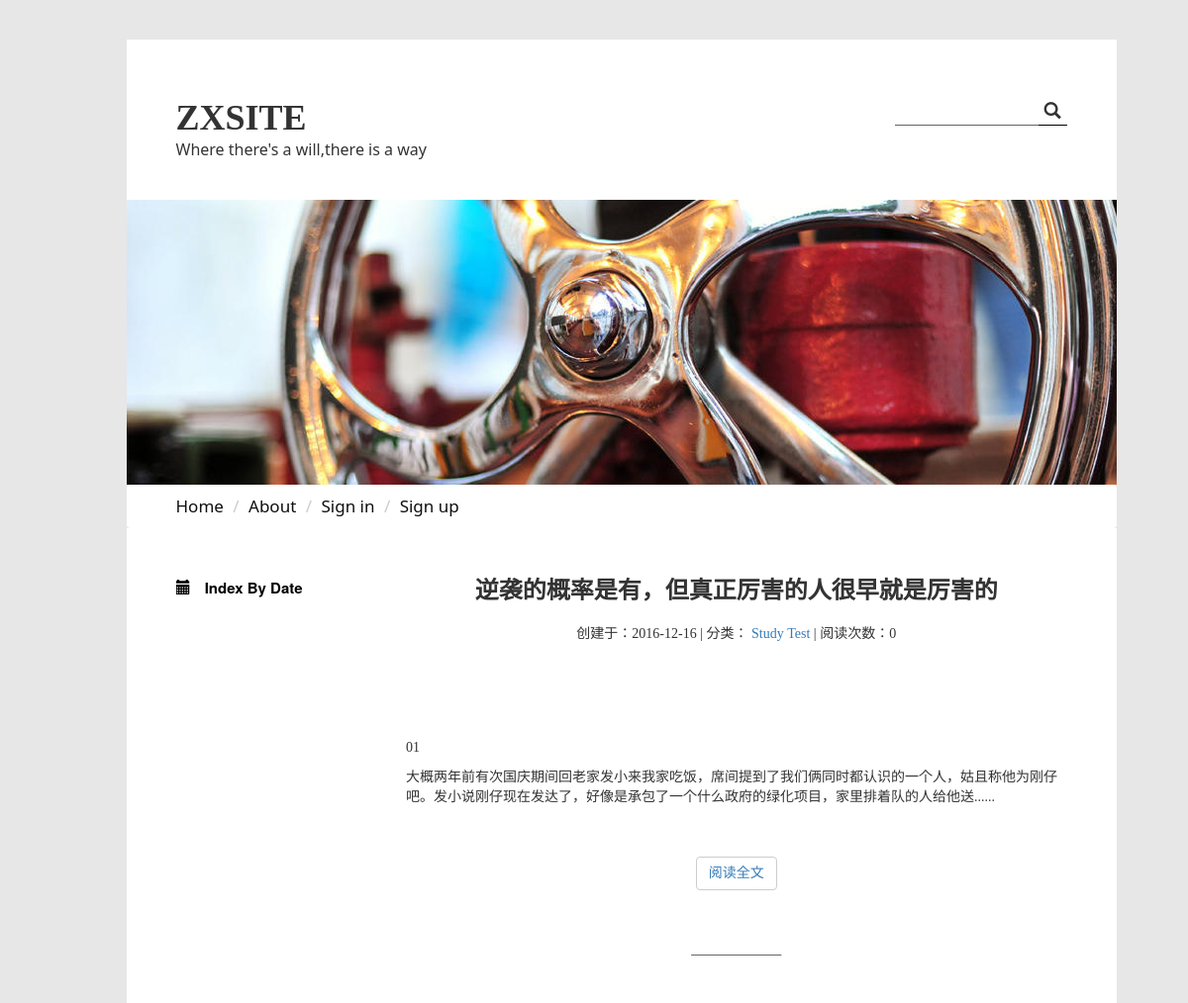
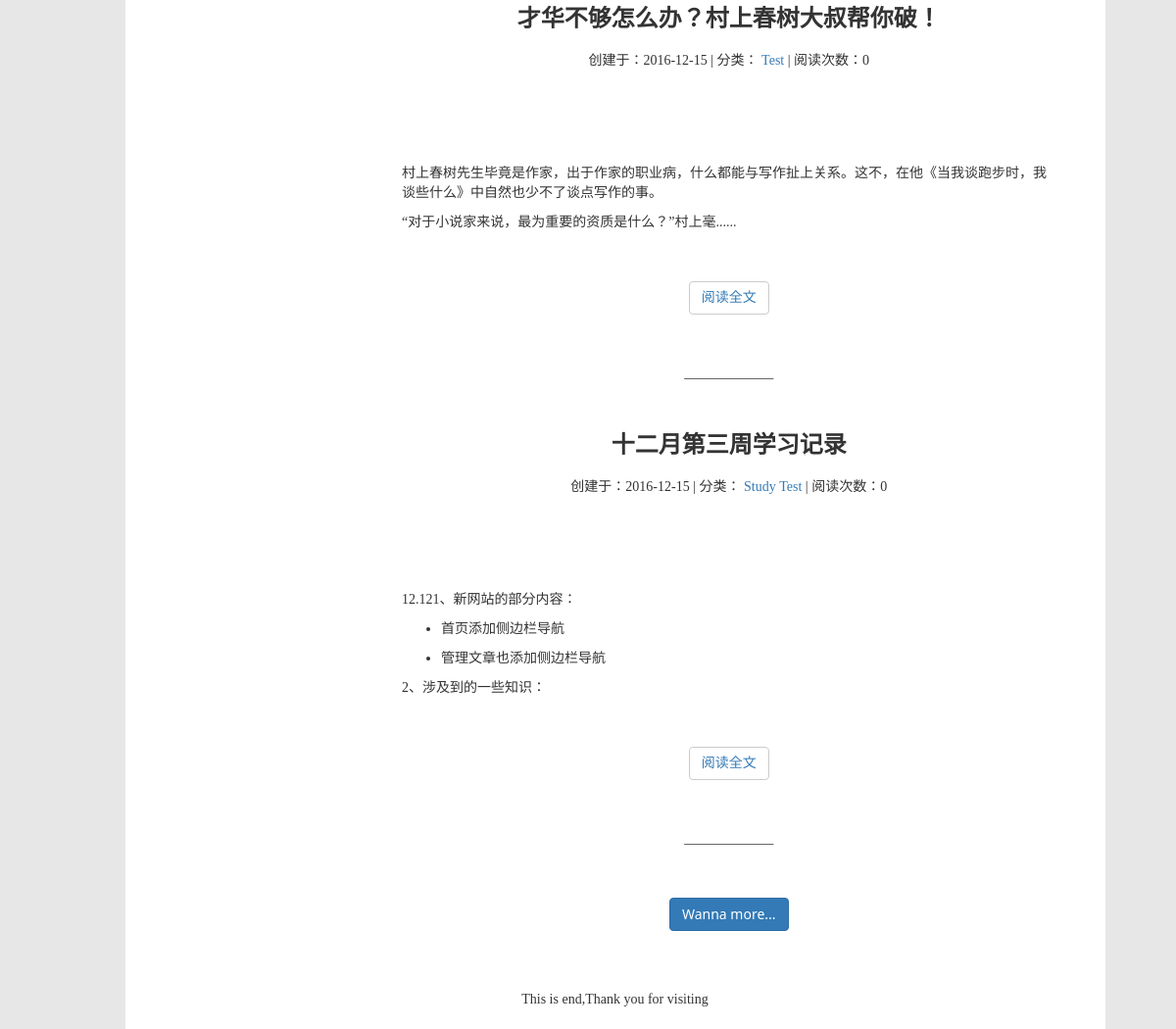
Page /indexbydate/ on the earlier database version (2 pictures, top to bottom).
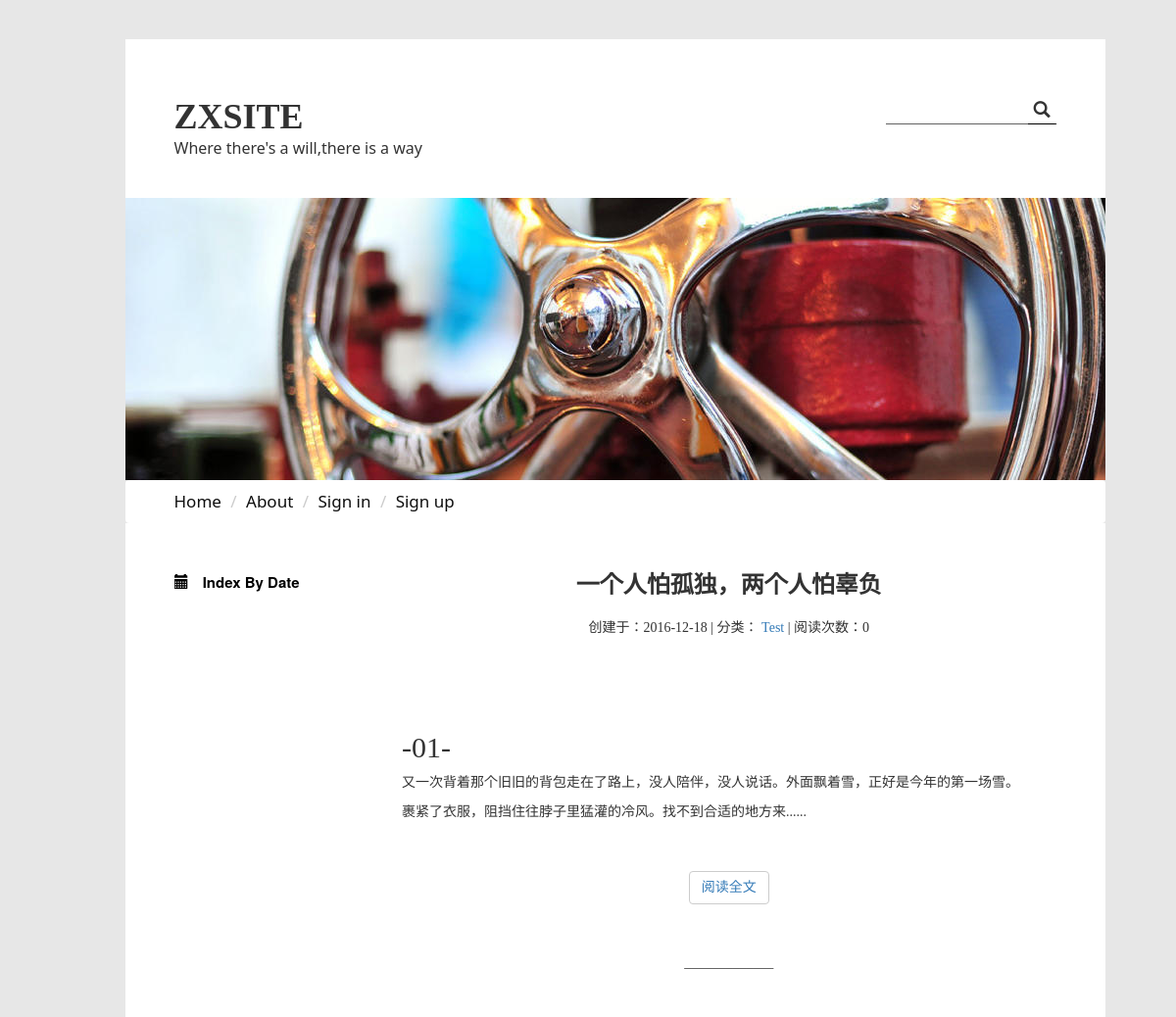
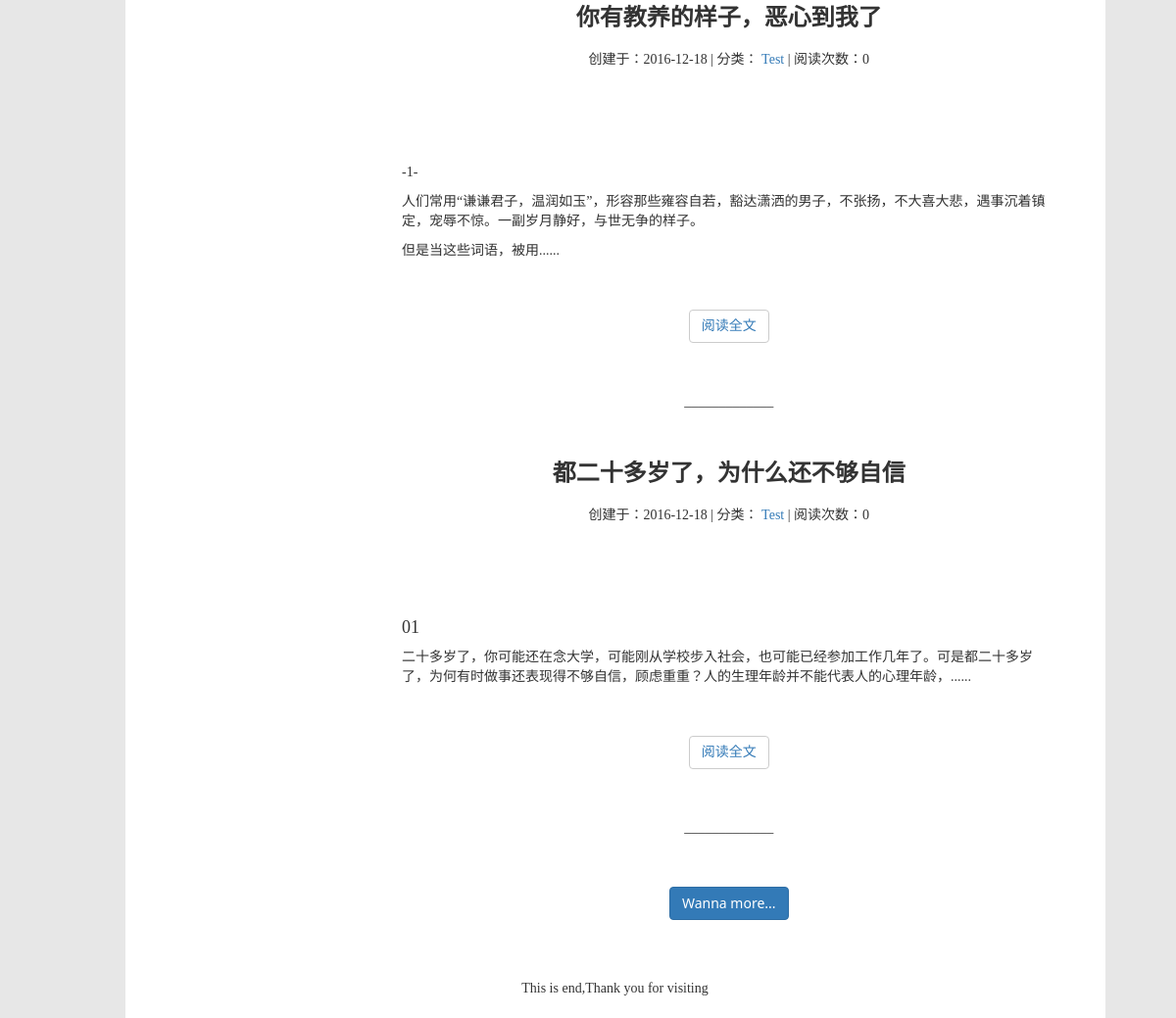
Same page on the later database version (2 pictures, top to bottom).
### zxsite/models.py (models this page shows)
class Article(models.Model):
    author = models.ForeignKey('Bloger', verbose_name='作者')
    tags = models.ManyToManyField('Tag', verbose_name='标签')
    title = models.CharField('标题', max_length=50)
    content = models.TextField('正文')
    abstract = models.TextField('摘要',null=True,blank=True)
    ARTICLE_STATUS = (
        ('P', 'PUBLIC'),
        ('E', 'EDITING'),
        ('D', 'DELETED'),
        ('C', 'DELETE-COMPELETLY')
    )
    status = models.CharField('文章状态', max_length=1, choices=ARTICLE_STATUS)
    created_time = models.DateTimeField('创建时间', auto_now_add=True)
    lasted_modified_time = models.DateTimeField('最新修改时间', auto_now=True)
    views = models.PositiveIntegerField('浏览数', default=0)
    likes = models.PositiveIntegerField('点赞数', default=0)
    topped = models.BooleanField('是否置顶', default=False)
    def __str__(self):
        return self.title
    class meta:
        ordering = ['-lasted_modified_time']

class Tag(models.Model):
    name = models.CharField(verbose_name='标签名',max_length=20)
    TAG_STATUS = (
        ('L','LIVE'),
        ('D','DEAD')
    )
    status = models.CharField(max_length=5,choices=TAG_STATUS)
    created_time = models.DateTimeField('创建时间', auto_now_add=True)
    related_articles = models.PositiveIntegerField('相关文章数')
    def __str__(self):
        return self.name
    class meta:
        ordering = ['-related_articles']

### zxsite/views.py (the view)
# urls.py: url(r'^indexbydate/$',views.indexbydate,name='indexbydate'),
def indexbydate(request):
    article_list = Article.objects.all()
    date_list = datelist(article_list)
    article_list = article_list.order_by('-created_time')
    print(article_list)
    paginator = Paginator(article_list,3)
    total_page = paginator.num_pages
    if request.method == 'POST':
        print(request.POST)
        clicktime = int(request.POST.get('clicktime'))
        page = clicktime
        if page > total_page:
            return HttpResponse('end')
        articles = paginator.page(page)
        articles = serializers.serialize('json',articles)
        content = {
            'articles': articles,
        }
        return JsonResponse(content)
    else:
        articles = paginator.page(1)
        content = {
            'articles':articles,
            'datelist': date_list
        }
        return render(request,'zxsite/indexbydate.html',content)

### zxsite/views.py (called while the page is built)
def datelist(atc_list):
    thisyear = datetime.date.today().year
    year = thisyear
    result = {}
    default_data = {}
    while True:
        atc = atc_list.filter(created_time__year = year)
        if len(atc) > 0 :
            result[year] = default_data
            for i in range(1,13):
                atc_month = atc.filter(created_time__month = i).order_by('-created_time')
                print(type(atc_month))
                default_data[i] = atc_month
                print(default_data)
            year -= 1
        else:
            break
    print(result)
    return result

### zxsite/templates/zxsite/indexbydate.html (shortened to what this page needs)
{% extends 'zxsite/subbase1.html' %}
{% block indexbydate %}
    <div class="row">
        <div class="col-md-3">
            <div class="nav-side-menu">
            <div class="brand" style="margin-top: 5px;font-size: 15px">
                <span class="glyphicon glyphicon-calendar" style="padding-right: 10px"></span>
                <b>Index By Date</b>
            </div>
            </div>
        </div>
        <div class="col-md-9" id="cm9">
            {% for article in articles %}
                <div style="" class="self-atc-div">
                    <h3 style="">{{ article.title }}</h3>
                    <div style="">
                        <p style="">创建于：{{ article.created_time|date:'Y-m-d' }}</p>
                        |
                        分类：
                        {% for tag in article.tags.all %}
                        <p class="text-capitalize"><a href="">{{ tag }}</a></p>
                        {% endfor %}
                        |
                        <p>阅读次数：{{ article.views }}</p>
                    </div>
                    <p class="text-justify self-atc-div-p">{{ article.abstract | safe }}</p>
                    <button class="btn btn-default center-block">
                        <a href="/article/{{ article.id }}">阅读全文</a>
                    </button>
                    <footer>_____________</footer>
                </div>
            {% endfor %}
            <div class="text-center">
                <button class="btn btn-primary" id="wannamore">
                    Wanna more...
                </button>
            </div>
        </div>
    </div>
{% endblock %}

Differences in the rows shown:
no longer on this page (row unchanged): Article: title "逆袭的概率是有，但真正厉害的人很早就是厉害的", created_time "2016-12-16", views "0", abstract "01 大概两年前有次国庆期间回老家发小来我家吃饭，席间提到了我们俩同时都认识的一个人，姑且称他为刚仔吧。发小说刚仔现在发达了，好像是承包了一个什么政府的绿化项目，家里排着队的人给他送......", Tag (name "Test")
no longer on this page (row unchanged): Tag: name "Study"
no longer on this page (row unchanged): Article: title "才华不够怎么办？村上春树大叔帮你破！", created_time "2016-12-15", views "0", abstract "村上春树先生毕竟是作家，出于作家的职业病，什么都能与写作扯上关系。这不，在他《当我谈跑步时，我谈些什么》中自然也少不了谈点写作的事。 “对于小说家来说，最为重要的资质是什么？”村上毫......", Tag (name "Test")
no longer on this page (row edited): Article: title "十二月第三周学习记录", created_time "2016-12-15", views "0", abstract "12.121、新网站的部分内容： 首页添加侧边栏导航 管理文章也添加侧边栏导航 2、涉及到的一些知识：", Tag (name "Test")
added Article: title "一个人怕孤独，两个人怕辜负", created_time "2016-12-18", views "0", abstract "-01- 又一次背着那个旧旧的背包走在了路上，没人陪伴，没人说话。外面飘着雪，正好是今年的第一场雪。 裹紧了衣服，阻挡住往脖子里猛灌的冷风。找不到合适的地方来......", Tag (name "Test")
added Article: title "你有教养的样子，恶心到我了", created_time "2016-12-18", views "0", abstract "-1- 人们常用“谦谦君子，温润如玉”，形容那些雍容自若，豁达潇洒的男子，不张扬，不大喜大悲，遇事沉着镇定，宠辱不惊。一副岁月静好，与世无争的样子。 但是当这些词语，被用......", Tag (name "Test")
added Article: title "都二十多岁了，为什么还不够自信", created_time "2016-12-18", views "0", abstract "01 二十多岁了，你可能还在念大学，可能刚从学校步入社会，也可能已经参加工作几年了。可是都二十多岁了，为何有时做事还表现得不够自信，顾虑重重？人的生理年龄并不能代表人的心理年龄，......", Tag (name "Test")
